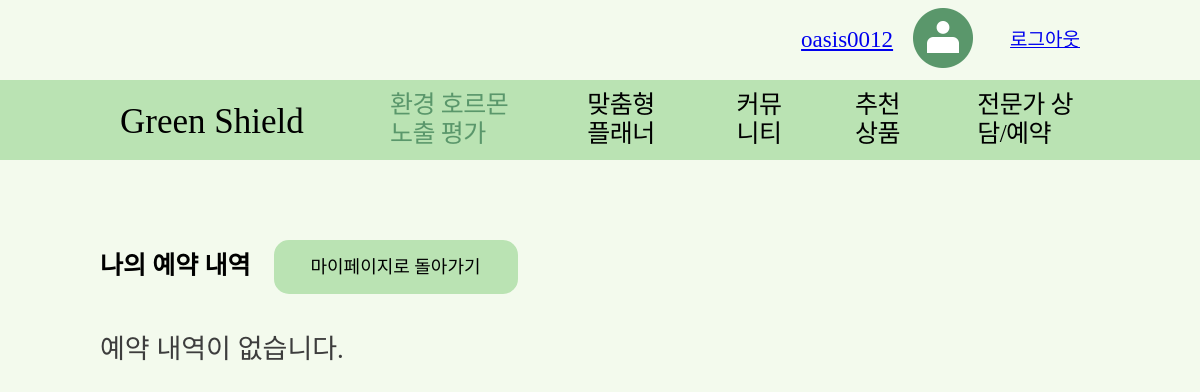
Before: /green/mypage/reservations/ (signed in) with the older database file.
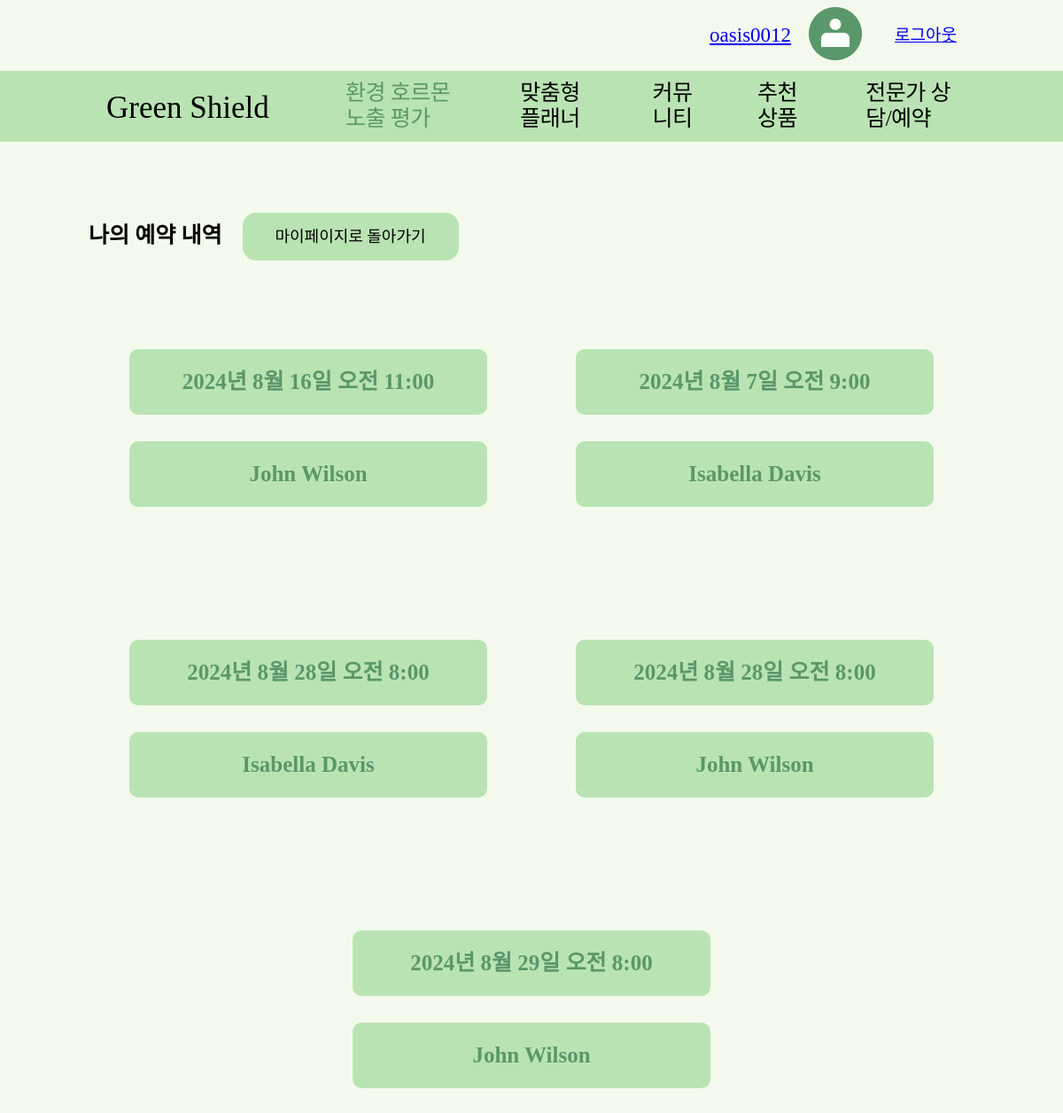
After: the same page with the newer database file.
### green/models.py (models this page shows, shortened)
class Reservation(models.Model):
    expert = models.ForeignKey(Expert, on_delete=models.CASCADE)
    user = models.ForeignKey(User, on_delete=models.CASCADE)
    date = models.DateField()
    time = models.TimeField()

class Expert(models.Model):
    name = models.CharField(max_length=100)
    location = models.CharField(max_length=100)
    description = models.TextField()
    photo = models.ImageField(upload_to='experts/')

### green/views.py (the view)
# urls.py: path('mypage/reservations/', views.reservation_list, name='reservation_list'),
def reservation_list(request):
    reservations = Reservation.objects.filter(user=request.user)
    return render(request, 'green/reservation_list.html', {'reservations': reservations})

### green/templates/green/reservation_list.html (shortened to what this page needs)
<!DOCTYPE html>
<html lang="ko">
  <head>
    {% load static %}
    <link rel="stylesheet" href="{% static '/css/resetCSS.css' %}" />
    <link rel="stylesheet" href="{% static '/css/header.css' %}" />
    <link rel="stylesheet" href="{% static '/css/my_reservation.css' %}" />
  </head>
  <body>
    {% include 'green/header.html' %}
    <div class="title_all">
      <div class="top_wri_and_back">
        <div class="written_article">
          <div class="written_article_text">나의 예약 내역</div>
        </div>
        <div class="back_mypage_box">
          <div class="back_mypage_text"><a href="{% url 'green:mypage' %}">마이페이지로 돌아가기</a></div>
        </div>
      </div>
    </div>
    {% if reservations %}
    <div class="reservations_container">
      {% for reservation in reservations %}
      <div class="reservation_1">
        <div class="pic_and_box">
          <div class="box_all">
            <div class="date_box">
              <div class="date_text">{{ reservation.date }} {{ reservation.time }}</div>
            </div>
            <div class="expert_box">
              <div class="expert_text">{{ reservation.expert.name }}</div>
            </div>
          </div>
        </div>
      </div>
      {% endfor %}
    </div>
    {% else %}
    <div class="no_posts_message_box">
      <div class="no_posts_message">예약 내역이 없습니다.</div>
    </div>
    {% endif %}
  </body>
</html>

### green/templates/green/header.html
{% load static %}
<!DOCTYPE html>
<html lang="ko">
  <head>
    <link rel="stylesheet" href="{% static 'css/resetCSS.css' %}" />
    <link rel="stylesheet" href="{% static 'css/header.css' %}" />
  </head>
  <body>
    <header class="top-bar">
      <p class="user">
        <a href="{% url 'green:mypage' %}">{{ user.username }}</a>
      </p>
      <div>
        <img src="{% static 'img/anonymousProfile_header_60x60.png' %}" alt="img" class="img-AnonymousProfile" />
      </div>
      <p class="logout"><a href="{% url 'logout' %}">로그아웃</a></p>
    </header>
    <nav class="top-bar">
      <div class="container">
        <div>
          <h1>Green Shield</h1>
        </div>
        <div class="nav-list">
          <a href="{% url 'green:test' %}" class="selected">환경 호르몬 노출 평가</a>
          <a href="{% url 'green:list' %}">맞춤형 플래너</a>
          <a href="{% url 'green:community' %}">커뮤니티</a>
          <a href="{% url 'green:market' %}">추천 상품</a>
          <a href="{% url 'green:expert' %}">전문가 상담/예약</a>
        </div>
      </div>
    </nav>
  </body>
</html>

### static/css/header.css (style rules this page uses)
body { background-color: #f3faed; }
header.top-bar { display: flex; justify-content: flex-end; align-items: center; padding: 0 120px; height: 80px; }
header.top-bar p.user { margin: 0 20px; font-weight: 500; font-size: 23px; }
header.top-bar p.logout { margin-left: 37px; font-weight: 500; font-size: 19px; }
header.top-bar img.img-AnonymousProfile { width: 60px; height: 60px; }
nav.top-bar { position: relative; z-index: 999; background-color: #bae3b3; padding: 0 120px; height: 80px; }
nav.top-bar div.container { display: flex; justify-content: space-between; align-items: center; height: 80px; }
nav.top-bar div.nav-list { display: flex; justify-content: space-between; align-items: center; }
nav.top-bar h1 { width: 206px; height: 36px; font-weight: 500; font-size: 35px; }
nav.top-bar a { margin-left: 64px; font-weight: 500; font-size: 25px; letter-spacing: -0.5px; text-decoration: none; color: black; }
nav.top-bar a.selected { color: #5a976b; }

### static/css/my_reservation.css (style rules this page uses)
.logout { margin-left: 50px; }
.title_all { margin-left: 100px; margin-top: 80px; }
.top_wri_and_back { display: flex; flex-direction: row; }
.written_article_text { font-size: 25px; font-weight: bold; margin-top: 12px; }
.written_article { margin-right: 8px; }
.back_mypage_box { width: 240px; height: 50px; border: solid 2px #bae3b3; border-radius: 15px; background-color: #bae3b3; margin-left: 15px; display: flex; justify-content: center; align-items: center; }
.back_mypage_text { font-size: 18px; color: black; }
.back_mypage_text a { color: black; text-decoration: none; }
.date_box { width: 400px; height: 70px; border: solid 2px #bae3b3; border-radius: 10px; background-color: #bae3b3; margin-bottom: 30px; display: flex; justify-content: center; align-items: center; }
.date_text { font-size: 25px; color: #5a976b; font-weight: bold; }
.expert_box { width: 400px; height: 70px; border: solid 2px #bae3b3; border-radius: 10px; background-color: #bae3b3; display: flex; justify-content: center; align-items: center; }
.expert_text { font-size: 25px; color: #5a976b; font-weight: bold; }
.box_all { display: flex; flex-direction: column; }
.reservations_container { display: flex; flex-wrap: wrap; justify-content: center; gap: 100px; margin-top: 100px; }
.reservation_1 { display: flex; flex-direction: column; align-items: center; justify-content: center; margin-bottom: 50px; }
.pic_and_box { display: flex; flex-direction: row; align-items: center; justify-content: center; }

Changed rows visible on the page:
added Reservation: date "2024년 8월 16일", time "오전 11:00", expert.name "John Wilson"
added Reservation: date "2024년 8월 7일", time "오전 9:00", expert.name "Isabella Davis"
added Reservation: date "2024년 8월 28일", time "오전 8:00", expert.name "Isabella Davis"
added Reservation: date "2024년 8월 28일", time "오전 8:00", expert.name "John Wilson"
added Reservation: date "2024년 8월 29일", time "오전 8:00", expert.name "John Wilson"
Other visible differences:
text no longer shown: "예약 내역이 없습니다."
